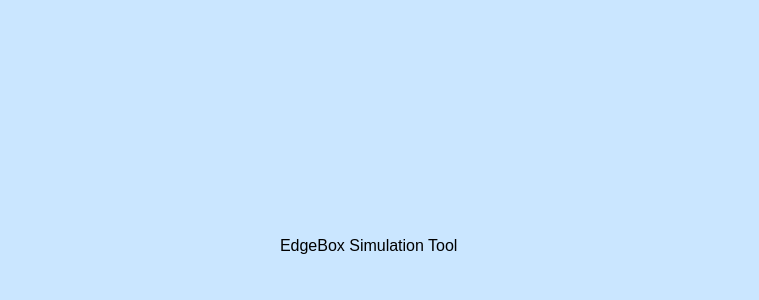
<?xml version="1.0" encoding="UTF-8"?>
<ui version="4.0">
 <class>Frame</class>
 <widget class="QFrame" name="Frame">
  <property name="geometry">
   <rect>
    <x>0</x>
    <y>0</y>
    <width>759</width>
    <height>300</height>
   </rect>
  </property>
  <property name="windowTitle">
   <string>Frame</string>
  </property>
  <property name="styleSheet">
   <string notr="true">QFrame{
 background-color:rgb(202, 230, 255)
}</string>
  </property>
  <property name="inputMethodHints">
   <set>Qt::ImhNone</set>
  </property>
  <widget class="QLabel" name="label">
   <property name="geometry">
    <rect>
     <x>50</x>
     <y>30</y>
     <width>881</width>
     <height>221</height>
    </rect>
   </property>
   <property name="text">
    <string/>
   </property>
   <property name="pixmap">
    <pixmap>../icons/addixo-st gris - fond-transparent (2).png</pixmap>
   </property>
  </widget>
  <widget class="QLabel" name="label_2">
   <property name="geometry">
    <rect>
     <x>280</x>
     <y>230</y>
     <width>261</width>
     <height>31</height>
    </rect>
   </property>
   <property name="font">
    <font>
     <pointsize>12</pointsize>
    </font>
   </property>
   <property name="text">
    <string>EdgeBox Simulation Tool</string>
   </property>
  </widget>
 </widget>
 <resources/>
 <connections/>
</ui>
